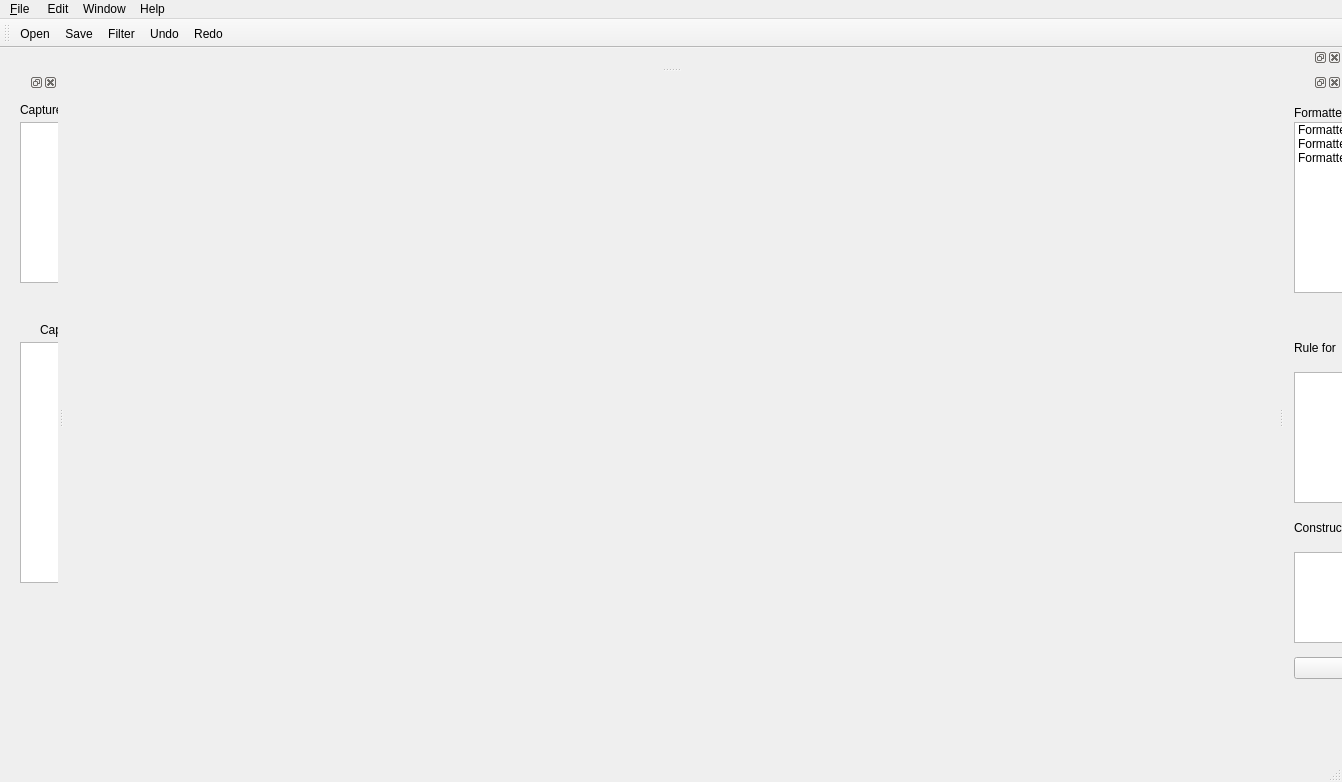
<?xml version="1.0" encoding="UTF-8"?>
<ui version="4.0">
 <class>MainWindow</class>
 <widget class="QMainWindow" name="MainWindow">
  <property name="geometry">
   <rect>
    <x>0</x>
    <y>0</y>
    <width>1342</width>
    <height>782</height>
   </rect>
  </property>
  <property name="minimumSize">
   <size>
    <width>257</width>
    <height>92</height>
   </size>
  </property>
  <property name="windowTitle">
   <string>MainWindow</string>
  </property>
  <widget class="QWidget" name="centralwidget"/>
  <widget class="QMenuBar" name="menubar">
   <property name="geometry">
    <rect>
     <x>0</x>
     <y>0</y>
     <width>1342</width>
     <height>22</height>
    </rect>
   </property>
   <widget class="QMenu" name="menu_File">
    <property name="title">
     <string>&amp;File </string>
    </property>
    <addaction name="actionOpen"/>
    <addaction name="separator"/>
    <addaction name="actionSave"/>
    <addaction name="separator"/>
    <addaction name="actionRestore"/>
    <addaction name="separator"/>
    <addaction name="actionClose"/>
   </widget>
   <widget class="QMenu" name="menuEdit">
    <property name="title">
     <string>Edit</string>
    </property>
    <addaction name="actionUndo"/>
    <addaction name="separator"/>
    <addaction name="actionRedo"/>
    <addaction name="separator"/>
    <addaction name="actionCopy"/>
    <addaction name="separator"/>
    <addaction name="actionCut"/>
    <addaction name="separator"/>
    <addaction name="actionPaste"/>
   </widget>
   <widget class="QMenu" name="menuWindow">
    <property name="title">
     <string>Window</string>
    </property>
    <addaction name="actionFilter"/>
    <addaction name="separator"/>
    <addaction name="actionEditor"/>
    <addaction name="separator"/>
    <addaction name="actionScript"/>
    <addaction name="separator"/>
    <addaction name="actionHook"/>
    <addaction name="separator"/>
    <addaction name="actionComand_Line"/>
    <addaction name="separator"/>
    <addaction name="actionHistorical_Copy"/>
   </widget>
   <widget class="QMenu" name="menuHelp">
    <property name="title">
     <string>Help</string>
    </property>
    <addaction name="actionUser_Manual"/>
   </widget>
   <addaction name="menu_File"/>
   <addaction name="menuEdit"/>
   <addaction name="menuWindow"/>
   <addaction name="menuHelp"/>
  </widget>
  <widget class="QStatusBar" name="statusbar"/>
  <widget class="QToolBar" name="toolBar">
   <property name="windowTitle">
    <string>toolBar</string>
   </property>
   <attribute name="toolBarArea">
    <enum>TopToolBarArea</enum>
   </attribute>
   <attribute name="toolBarBreak">
    <bool>false</bool>
   </attribute>
   <addaction name="actionOpen"/>
   <addaction name="actionSave"/>
   <addaction name="actionFilter"/>
   <addaction name="actionUndo"/>
   <addaction name="actionRedo"/>
  </widget>
  <widget class="QDockWidget" name="captureWindow">
   <attribute name="dockWidgetArea">
    <number>1</number>
   </attribute>
   <widget class="QWidget" name="dockWidgetContents_53">
    <widget class="QLabel" name="label_3">
     <property name="geometry">
      <rect>
       <x>20</x>
       <y>10</y>
       <width>81</width>
       <height>16</height>
      </rect>
     </property>
     <property name="text">
      <string>Capture File</string>
     </property>
    </widget>
    <widget class="QPlainTextEdit" name="captureWindow_captureFile">
     <property name="geometry">
      <rect>
       <x>20</x>
       <y>30</y>
       <width>361</width>
       <height>161</height>
      </rect>
     </property>
    </widget>
    <widget class="QListWidget" name="captureWindow_list">
     <property name="geometry">
      <rect>
       <x>20</x>
       <y>250</y>
       <width>361</width>
       <height>241</height>
      </rect>
     </property>
    </widget>
    <widget class="QLabel" name="label_2">
     <property name="geometry">
      <rect>
       <x>40</x>
       <y>230</y>
       <width>211</width>
       <height>16</height>
      </rect>
     </property>
     <property name="text">
      <string>Capture file in a list</string>
     </property>
    </widget>
   </widget>
  </widget>
  <widget class="QDockWidget" name="FormatterWindow">
   <attribute name="dockWidgetArea">
    <number>2</number>
   </attribute>
   <widget class="QWidget" name="dockWidgetContents_60">
    <widget class="QLabel" name="label_8">
     <property name="geometry">
      <rect>
       <x>10</x>
       <y>10</y>
       <width>241</width>
       <height>21</height>
      </rect>
     </property>
     <property name="text">
      <string>Formatter List</string>
     </property>
    </widget>
    <widget class="QListWidget" name="FormatterWindow_formatterList">
     <property name="geometry">
      <rect>
       <x>10</x>
       <y>30</y>
       <width>371</width>
       <height>171</height>
      </rect>
     </property>
     <item>
      <property name="text">
       <string>Formatter1</string>
      </property>
     </item>
     <item>
      <property name="text">
       <string>Formatter2</string>
      </property>
     </item>
     <item>
      <property name="text">
       <string>Formatter3</string>
      </property>
     </item>
    </widget>
    <widget class="QPushButton" name="FormatterWindow_applyFormatter">
     <property name="geometry">
      <rect>
       <x>230</x>
       <y>200</y>
       <width>151</width>
       <height>32</height>
      </rect>
     </property>
     <property name="text">
      <string>Apply formatter</string>
     </property>
    </widget>
    <widget class="QWidget" name="horizontalLayoutWidget_4">
     <property name="geometry">
      <rect>
       <x>10</x>
       <y>240</y>
       <width>371</width>
       <height>31</height>
      </rect>
     </property>
     <layout class="QHBoxLayout" name="horizontalLayout_3">
      <item>
       <widget class="QLabel" name="label_5">
        <property name="text">
         <string>Rule for</string>
        </property>
       </widget>
      </item>
      <item>
       <widget class="QTextEdit" name="FormatterWindow_ProtocolName"/>
      </item>
      <item>
       <widget class="QLabel" name="label_6">
        <property name="text">
         <string>Based on</string>
        </property>
       </widget>
      </item>
      <item>
       <widget class="QTextEdit" name="FormatterWindow_filterName"/>
      </item>
     </layout>
    </widget>
    <widget class="QListWidget" name="FormatterWindow_ruleList">
     <property name="geometry">
      <rect>
       <x>10</x>
       <y>280</y>
       <width>371</width>
       <height>131</height>
      </rect>
     </property>
    </widget>
    <widget class="QListWidget" name="FormatterWindow_actionList">
     <property name="geometry">
      <rect>
       <x>10</x>
       <y>460</y>
       <width>371</width>
       <height>91</height>
      </rect>
     </property>
    </widget>
    <widget class="QWidget" name="horizontalLayoutWidget_3">
     <property name="geometry">
      <rect>
       <x>10</x>
       <y>560</y>
       <width>371</width>
       <height>32</height>
      </rect>
     </property>
     <layout class="QHBoxLayout" name="horizontalLayout_2">
      <item>
       <widget class="QPushButton" name="FormatterWindow_createRule">
        <property name="text">
         <string>Create Rule</string>
        </property>
       </widget>
      </item>
      <item>
       <widget class="QPushButton" name="FormatterWindow_deleteRule">
        <property name="text">
         <string>Delete Rule</string>
        </property>
       </widget>
      </item>
     </layout>
    </widget>
    <widget class="QWidget" name="horizontalLayoutWidget_5">
     <property name="geometry">
      <rect>
       <x>10</x>
       <y>420</y>
       <width>371</width>
       <height>31</height>
      </rect>
     </property>
     <layout class="QHBoxLayout" name="horizontalLayout_4">
      <item>
       <widget class="QLabel" name="label_7">
        <property name="text">
         <string>Construction of New Rule with</string>
        </property>
       </widget>
      </item>
      <item>
       <widget class="QTextEdit" name="textEdit_4"/>
      </item>
     </layout>
    </widget>
   </widget>
  </widget>
  <widget class="QDockWidget" name="dockWidget">
   <attribute name="dockWidgetArea">
    <number>4</number>
   </attribute>
   <widget class="QWidget" name="dockWidgetContents">
    <widget class="QTextEdit" name="textEdit">
     <property name="geometry">
      <rect>
       <x>1210</x>
       <y>10</y>
       <width>121</width>
       <height>31</height>
      </rect>
     </property>
    </widget>
    <widget class="QLabel" name="label">
     <property name="geometry">
      <rect>
       <x>1080</x>
       <y>20</y>
       <width>121</width>
       <height>20</height>
      </rect>
     </property>
     <property name="text">
      <string>Mode of Operation:</string>
     </property>
    </widget>
    <widget class="QLabel" name="label_4">
     <property name="geometry">
      <rect>
       <x>10</x>
       <y>20</y>
       <width>31</width>
       <height>16</height>
      </rect>
     </property>
     <property name="text">
      <string>Filter</string>
     </property>
    </widget>
    <widget class="QTextBrowser" name="textBrowser">
     <property name="geometry">
      <rect>
       <x>50</x>
       <y>10</y>
       <width>781</width>
       <height>31</height>
      </rect>
     </property>
    </widget>
    <widget class="QPushButton" name="main_window_filter">
     <property name="geometry">
      <rect>
       <x>840</x>
       <y>10</y>
       <width>71</width>
       <height>31</height>
      </rect>
     </property>
     <property name="text">
      <string>Fiter</string>
     </property>
    </widget>
   </widget>
  </widget>
  <action name="actionOpen">
   <property name="icon">
    <iconset resource="Icons/myres.qrc">
     <normaloff>:/Icons/open.png</normaloff>:/Icons/open.png</iconset>
   </property>
   <property name="text">
    <string>Open</string>
   </property>
   <property name="shortcut">
    <string>Ctrl+O</string>
   </property>
  </action>
  <action name="actionSave">
   <property name="icon">
    <iconset resource="Icons/myres.qrc">
     <normaloff>:/Icons/save.png</normaloff>:/Icons/save.png</iconset>
   </property>
   <property name="text">
    <string>Save</string>
   </property>
   <property name="shortcut">
    <string>Ctrl+S</string>
   </property>
  </action>
  <action name="actionRestore">
   <property name="icon">
    <iconset resource="Icons/myres.qrc">
     <normaloff>:/Icons/restore.png</normaloff>:/Icons/restore.png</iconset>
   </property>
   <property name="text">
    <string>Restore</string>
   </property>
  </action>
  <action name="actionClose">
   <property name="icon">
    <iconset resource="Icons/myres.qrc">
     <normaloff>:/Icons/close.png</normaloff>:/Icons/close.png</iconset>
   </property>
   <property name="text">
    <string>Close</string>
   </property>
  </action>
  <action name="actionUndo">
   <property name="icon">
    <iconset resource="Icons/myres.qrc">
     <normaloff>:/Icons/undo.png</normaloff>:/Icons/undo.png</iconset>
   </property>
   <property name="text">
    <string>Undo</string>
   </property>
   <property name="shortcut">
    <string>Ctrl+Z</string>
   </property>
  </action>
  <action name="actionRedo">
   <property name="icon">
    <iconset resource="Icons/myres.qrc">
     <normaloff>:/Icons/redo.png</normaloff>:/Icons/redo.png</iconset>
   </property>
   <property name="text">
    <string>Redo</string>
   </property>
  </action>
  <action name="actionCopy">
   <property name="icon">
    <iconset resource="Icons/myres.qrc">
     <normaloff>:/Icons/copy.png</normaloff>:/Icons/copy.png</iconset>
   </property>
   <property name="text">
    <string>Copy</string>
   </property>
   <property name="shortcut">
    <string>Ctrl+C</string>
   </property>
  </action>
  <action name="actionCut">
   <property name="icon">
    <iconset resource="Icons/myres.qrc">
     <normaloff>:/Icons/cut.png</normaloff>:/Icons/cut.png</iconset>
   </property>
   <property name="text">
    <string>Cut</string>
   </property>
   <property name="shortcut">
    <string>Ctrl+C</string>
   </property>
  </action>
  <action name="actionPaste">
   <property name="icon">
    <iconset resource="Icons/myres.qrc">
     <normaloff>:/Icons/paste.png</normaloff>:/Icons/paste.png</iconset>
   </property>
   <property name="text">
    <string>Paste</string>
   </property>
   <property name="shortcut">
    <string>Ctrl+V</string>
   </property>
  </action>
  <action name="actionFilter">
   <property name="icon">
    <iconset resource="Icons/myres.qrc">
     <normaloff>:/Icons/filter.png</normaloff>:/Icons/filter.png</iconset>
   </property>
   <property name="text">
    <string>Filter</string>
   </property>
  </action>
  <action name="actionEditor">
   <property name="icon">
    <iconset resource="Icons/myres.qrc">
     <normaloff>:/Icons/editor.png</normaloff>:/Icons/editor.png</iconset>
   </property>
   <property name="text">
    <string>Editor</string>
   </property>
  </action>
  <action name="actionScript">
   <property name="icon">
    <iconset resource="Icons/myres.qrc">
     <normaloff>:/Icons/script.png</normaloff>:/Icons/script.png</iconset>
   </property>
   <property name="text">
    <string>Script</string>
   </property>
  </action>
  <action name="actionHook">
   <property name="text">
    <string>Hook</string>
   </property>
  </action>
  <action name="actionComand_Line">
   <property name="icon">
    <iconset resource="Icons/myres.qrc">
     <normaloff>:/Icons/command.png</normaloff>:/Icons/command.png</iconset>
   </property>
   <property name="text">
    <string>Comand Line</string>
   </property>
  </action>
  <action name="actionHistorical_Copy">
   <property name="icon">
    <iconset resource="Icons/myres.qrc">
     <normaloff>:/Icons/historical.png</normaloff>:/Icons/historical.png</iconset>
   </property>
   <property name="text">
    <string>Historical Copy</string>
   </property>
  </action>
  <action name="actionUser_Manual">
   <property name="text">
    <string>User Manual</string>
   </property>
  </action>
 </widget>
 <resources>
  <include location="Icons/myres.qrc"/>
 </resources>
 <connections/>
</ui>
